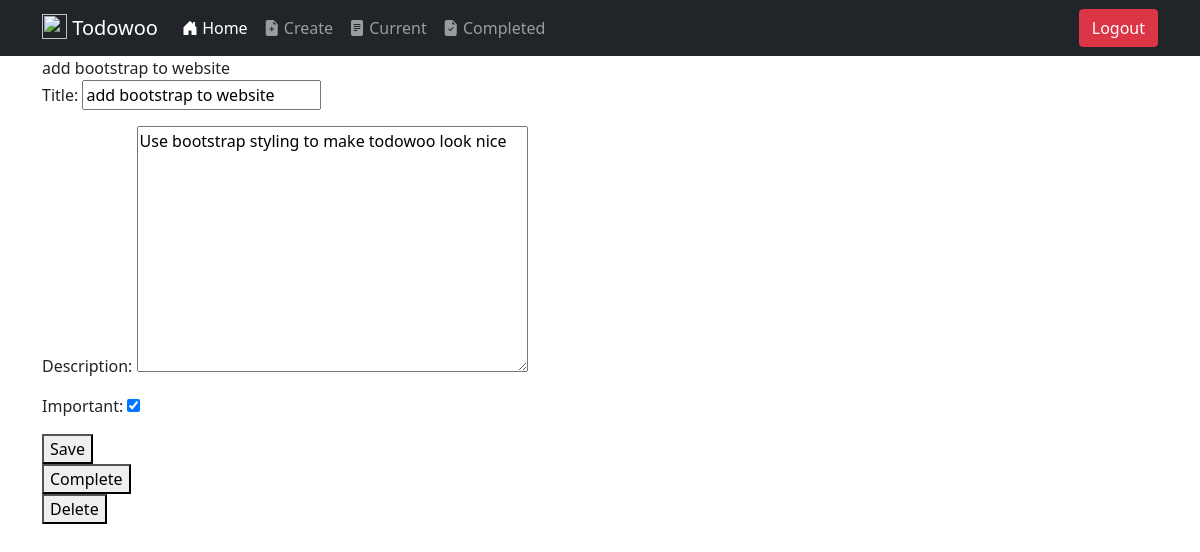
/todo/5 (signed in), run on the app's committed database.
### todo/models.py (models this page shows, shortened)
class Todo(models.Model):
    title = models.CharField(max_length=100)
    description = models.TextField(blank=True)
    created = models.DateTimeField(auto_now_add=True)
    datecompleted = models.DateTimeField(null=True, blank=True)
    important = models.BooleanField(default=False)
    user = models.ForeignKey(User, on_delete=models.CASCADE)

### todo/views.py (the view, shortened to what this page needs)
# urls.py: path('todo/<int:todo_pk>', views.viewtodo, name="viewtodo"),
@login_required
def viewtodo(request, todo_pk):
    todo = get_object_or_404(Todo, pk=todo_pk, user=request.user)
    if request.method == 'GET':
        form = TodoForm(instance=todo)
        return render(request, 'todo/viewtodo.html', {'todo': todo, 'form': form})

### todo/forms.py
class TodoForm(ModelForm):
    class Meta:
        model = Todo
        fields = ['title', 'description', 'important']

### todo/templates/todo/viewtodo.html (shortened to what this page needs)
{% extends 'todo/base.html' %}
{% block content %}
{{ todo.title }}
<form method="POST">
    {{ form.as_p }}
<button type="submit">Save</button>
</form>
<form method="POST" action="{% url 'completetodo' todo.id %}">
<button type="submit">Complete</button>
</form>
<form method="POST" action="{% url 'deletetodo' todo.id %}">
<button type="submit">Delete</button>
</form>
{% endblock %}

### data on the page
Todo: title "add bootstrap to website", description "Use bootstrap styling to make todowoo look nice", important "☑"
